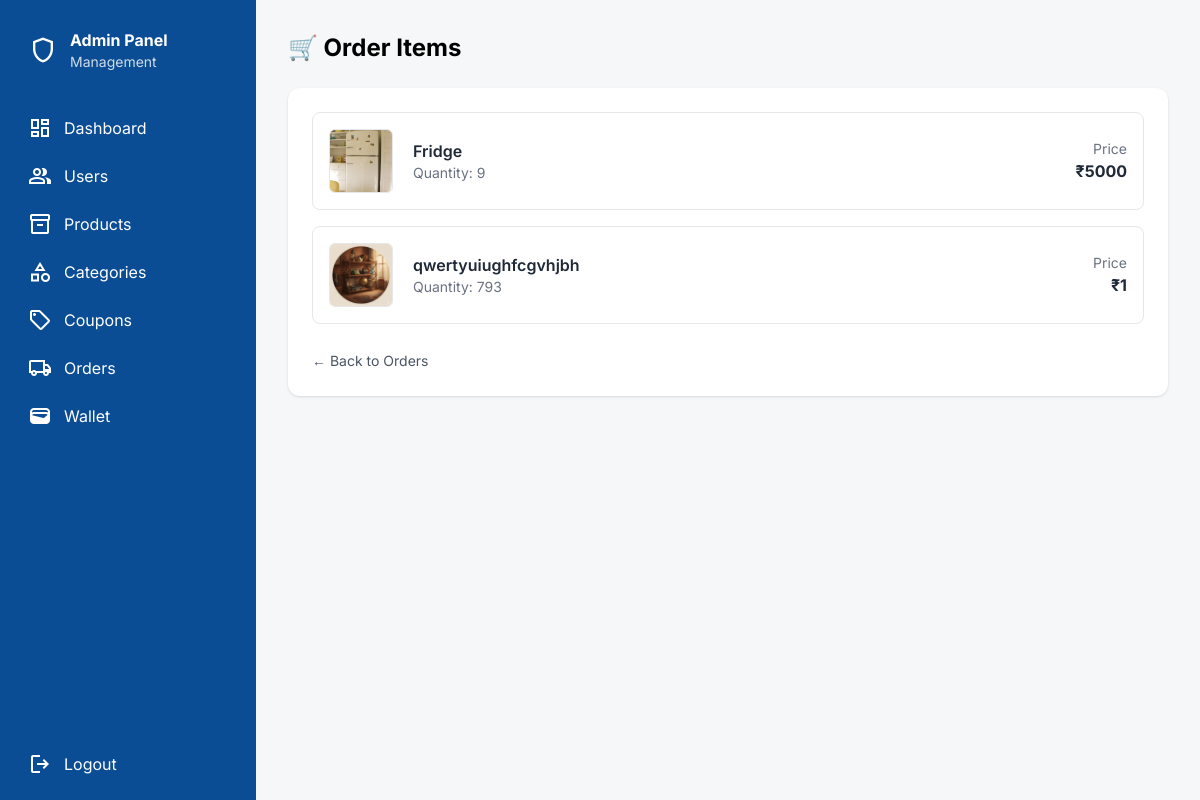
Page /users/admin_order_list_detail/22/ on the committed database.
### orders/models.py (models this page shows)
class Order_item(models.Model):
    order=models.ForeignKey(Order,related_name='items',on_delete=models.CASCADE)
    product=models.ForeignKey(Products,on_delete=models.CASCADE)
    quantity=models.PositiveIntegerField()
    price=models.PositiveIntegerField()

### products/models.py (models this page shows, shortened)
class Products(models.Model):
    title=models.CharField(max_length=100)
    discription=models.TextField(null=True)
    price=models.IntegerField(default=0)
    image=models.ImageField(upload_to='images/')
    category=models.ForeignKey(CategoryModel,on_delete=models.CASCADE)
    user=models.ForeignKey(User,on_delete=models.CASCADE,null=True)
    quantity=models.PositiveIntegerField(default=0)
    is_delete=models.BooleanField(default=False)

### users/views.py (the view)
# urls.py: path('admin_order_list_detail/<int:pk>/',views.admin_order_list_detail,name='admin_order_list_detail'),
def admin_order_list_detail(request,pk):
     orders=Order.objects.get(pk=pk)
     items=Order_item.objects.filter(order=orders)
     return render(request,'admin/admin_order_list_detail.html',{'orders':orders,'items':items})

### templates/admin/admin_order_list_detail.html
{% extends 'admin/dashboard.html' %}
{% load static %}
{% block content %}
<h1 class="text-2xl font-bold mb-6">🛒 Order Items</h1>
<div class="bg-white rounded-xl shadow p-6">
  {% if items %}
    <div class="space-y-4">
      {% for item in items %}
      <div class="flex items-center gap-5 p-4 border rounded-lg hover:bg-gray-50">
        <img
          src="{{ item.product.image.url }}"
          alt="{{ item.product.title }}"
          class="w-16 h-16 object-cover rounded-md border"
        />
        <div class="flex-1">
          <p class="font-semibold text-gray-800">
            {{ item.product.title }}
          </p>
          <p class="text-sm text-gray-500">
            Quantity: {{ item.quantity }}
          </p>
        </div>
        <div class="text-right">
          <p class="text-sm text-gray-500">Price</p>
          <p class="font-bold text-gray-800">
            ₹{{ item.price }}
          </p>
        </div>
      </div>
      {% endfor %}
    </div>
  {% else %}
    <p class="text-center text-gray-500 py-6">
      No items in this order
    </p>
  {% endif %}
  <div class="mt-6">
    <a href="{% url 'admin_order_list' %}"
       class="inline-block text-sm text-gray-600 hover:underline">
      ← Back to Orders
    </a>
  </div>
</div>
{% endblock %}

### rows in the picture
Order_item: product.image (picture), product "Fridge", quantity "9", price "5000"
Order_item: product.image (picture), product "qwertyuiughfcgvhjbh", quantity "793", price "1"
